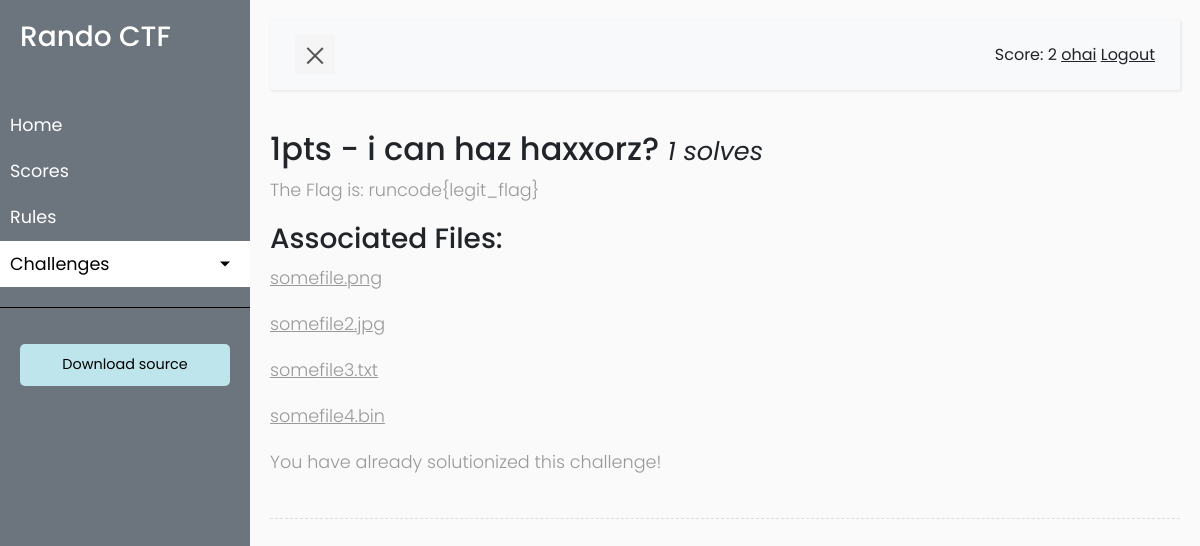
Screenshot of /challenge/4 (signed in) with the database file from the repository.
### tables this page shows
CREATE TABLE `site_data` (
	`id`	INTEGER PRIMARY KEY AUTOINCREMENT UNIQUE,
	`setting_name`	TEXT,
	`setting_value`	TEXT
);

CREATE TABLE "users" (
	`id`	INTEGER PRIMARY KEY AUTOINCREMENT,
	`username`	TEXT,
	`password`	TEXT,
	`email`	TEXT,
	`score`	INTEGER,
	`admin`	INTEGER DEFAULT 0
);

CREATE TABLE "challenges" (
	`id`	INTEGER PRIMARY KEY AUTOINCREMENT,
	`name`	TEXT,
	`description`	TEXT,
	`points`	INTEGER,
	`flag`	TEXT,
	`files`	TEXT
);

### app.py (the view, shortened to what this page needs)
@app.route('/challenge/<int:challenge_id>',methods=['GET','POST'])
def challenge_route(challenge_id):
	if not is_logged_in():
		return redirect(url_for('index_route'))
	if not is_legit_problem(challenge_id):
		abort(404)
	user_solved = [x.get('challengeid') for x in get_user_solved(session.get('userid'))]
	solved_status = challenge_id in user_solved
	user_info = get_user_info(session.get('userid',0))
	challenges = get_challenges()
	challenge_info = get_challenges(challenge_id)
	hl_path = get_hl_path(request.path)
	site_data = get_site_data()
	return render_template('challenge.html',logged_in=is_logged_in(),user_info=user_info,challenges=challenges,challenge_info=challenge_info,
							hl_path=hl_path,solved_status=solved_status,site_data=site_data)

### app.py (called while the page is built)
def dict_factory(cursor, row):
	d = {}
	for idx, col in enumerate(cursor.description):
		d[col[0]] = row[idx]
	return d

def get_db():
	db = getattr(g, '_database', None)
	if db is None:
		db = g._database = sqlite3.connect(DATABASE)
		db.row_factory = dict_factory
	return db

@app.teardown_appcontext
def close_connection(exception):
	db = getattr(g, '_database', None)
	if db is not None:
		db.close()

def is_logged_in():
	return True if session.get('userid') else False

def get_user_solved(userid):
	try:
		cur = get_db().cursor()
		cur.execute('SELECT challengeid FROM scoreboard WHERE userid = ?', (userid,))
		res = cur.fetchall()
		print('get_user_solved out:', repr(res))
		return res if res is not None else []
	except Exception as e:
		print(e)
		return [{'fuck': 'shit'}]

def is_legit_problem(problem_id):
	challs = get_challenges()
	if problem_id in [chall.get('id') for chall in challs]:
		return True
	return False

def get_hl_path(path):
	if path == '/':
		return 'home'
	elif path == '/scores':
		return 'scores'
	elif path == '/rules':
		return 'rules'
	elif path.startswith('/challenge'):
		return 'challenges'
	else:
		return 'home'

def get_user_info(userid):
	cur = get_db().cursor()
	cur.execute('SELECT username, email, score, admin FROM users WHERE id = ? LIMIT 1', (userid,))
	res = cur.fetchone()
	print(repr(res))
	if res is None:
		return res
	res['solved'] = get_user_solved(userid)
	return res

def get_site_data():
	cur = get_db().cursor()
	cur.execute("SELECT setting_value AS site_title FROM site_data WHERE setting_name = 'site_title' LIMIT 1")
	res = cur.fetchone()
	return res

### templates/challenge.html (shortened to what this page needs)
<!DOCTYPE html>
<html>
{% include 'header.html' %}
<body>
    <div class="wrapper">
{% include 'sidebar.html' %}
        <div id="content">
{% include 'navbar.html' %}
            <h2>{{ challenge_info.get('points') }}pts - {{ challenge_info.get('name') }} <span class="small font-italic">{{ challenge_info.get('solves') }} solves</span></h2>
            <p>{{ challenge_info.get('description')|safe }}</p>
            {% if challenge_info.get('files') %}
            	<h3>Associated Files:</h3>
	            {% for file in challenge_info.get('files') %}
	            <p><a class="download_file" href="/download/{{ file }}">{{ file }}</a></p>
	            {% endfor %}
	        {% endif %}
<p>
{% if not solved_status %}
	<form class="form-inline" method="POST">
	  <div class="form-group mx-sm-3 mb-2">
	    <label for="flag" class="sr-only">flag</label>
	    <input name="flag" type="text" class="form-control" id="flag" placeholder="runcode{legit_ish_flag_hereth}">
	    <input type="hidden" name="_csrf_token" value="{{ csrf_token() }}">
	  </div>
	  <button type="submit" class="btn btn-secondary mb-2">Submit Flag</button>
	</form>
{% else %}
	You have already solutionized this challenge!
{% endif %}
</p>
            <div class="line"></div>
        </div>
    </div>
</body>
</html>

### templates/header.html (shortened to what this page needs)
<head>
    <link rel="stylesheet" href="https://stackpath.bootstrapcdn.com/bootstrap/4.1.0/css/bootstrap.min.css">
    <link rel="stylesheet" href="/css/style5.css">
</head>

### templates/sidebar.html (shortened to what this page needs)
        <nav id="sidebar">
            <div class="sidebar-header">
                <h3><a href="/">{{ site_data.get('site_title') }}</a></h3>
            </div>
            <ul class="list-unstyled components">
                <li{% if hl_path == 'home' %} class="active"{% endif %}>
                    <a href="/">Home</a>
                </li>
                <li{% if hl_path == 'scores' %} class="active"{% endif %}>
                    <a href="/scores">Scores</a>
                </li>
                <li{% if hl_path == 'rules' %} class="active"{% endif %}>
                    <a href="/rules">Rules</a>
                </li>
                <li{% if hl_path == 'challenges' %} class="active"{% endif %}>
                    <a href="#pageSubmenu" data-toggle="collapse" aria-expanded="false" class="dropdown-toggle">Challenges</a>
                </li>
            </ul>
            <ul class="list-unstyled CTAs">
                <li>
                    <a href="https://github.com/ohathar/femtoctf" class="download">Download source</a>
                </li>
            </ul>
        </nav>

### templates/navbar.html (shortened to what this page needs)
            <nav class="navbar navbar-expand-lg navbar-light bg-light">
                <div class="container-fluid">
                    <button type="button" id="sidebarCollapse" class="navbar-btn">
                        <span></span>
                    </button>
                    <div class="collapse navbar-collapse" id="navbarSupportedContent">
                        <ul class="nav navbar-nav ml-auto">
                            <li class="nav-item">
                                {% if not logged_in %}
                                <form method="POST">
                                  <div class="form-row align-items-center">
                                    <div class="col-sm-3 my-1">
                                      <label class="sr-only" for="inlineFormInput">UserName</label>
                                      <input name="username" type="text" class="form-control mb-2" id="inlineFormInput" placeholder="h4xX0r">
                                    </div>
                                    <div class="col-sm-3 my-1">
                                      <label for="inputPassword" class="sr-only">Password</label>
                                      <input name="password" type="password" id="inputPassword" class="form-control mb-2" placeholder="Password" required>
                                      <input type="hidden" name="_csrf_token" value="{{ csrf_token() }}">
                                    </div>
                                    <div class="col-sm-3 my-1">
                                      <button type="submit" class="btn btn-secondary mb-2">Login/Register</button>
                                    </div>
                                  </div>
                                </form>
                                {% else %}
                                    Score: {{ user_info.get('score') }}
                                    <a class="navbar-link" href="/profile">{{ user_info.get('username') }}</a>
                                    <a class="navbar-link" href="/logout">Logout</a>
                                {% endif %}
                            </li>
                        </ul>
                    </div>
                </div>
            </nav>

### static/css/style5.css (style rules this page uses)
body { font-family: 'Poppins', sans-serif; background: #fafafa; }
p { font-family: 'Poppins', sans-serif; font-size: 1.1em; font-weight: 300; line-height: 1.7em; color: #999; }
a, a:hover, a:focus { color: inherit; text-decoration: none; transition: all 0.3s; }
.download_file { text-decoration: underline; }
.navbar-link { text-decoration: underline; }
.navbar { padding: 15px 10px; background: #fff; border: none; border-radius: 0; margin-bottom: 40px; box-shadow: 1px 1px 3px rgba(0, 0, 0, 0.1); }
.navbar-btn { box-shadow: none; outline: none !important; border: none; }
.line { width: 100%; height: 1px; border-bottom: 1px dashed #ddd; margin: 40px 0; }
.wrapper { display: flex; width: 100%; align-items: stretch; perspective: 1500px; }
#sidebar { min-width: 250px; max-width: 250px; background: #6c757d; color: #fff; transition: all 0.6s cubic-bezier(0.945, 0.020, 0.270, 0.665); transform-origin: bottom left; }
#sidebar .sidebar-header { padding: 20px; background: #6c757d; }
#sidebar ul.components { padding: 20px 0; border-bottom: 1px solid #000; }
#sidebar ul li a { padding: 10px; font-size: 1.1em; display: block; }
#sidebar ul li.active > a, a[aria-expanded="true"] { color: #000; background: #fff; }
a[data-toggle="collapse"] { position: relative; }
.dropdown-toggle::after { display: block; position: absolute; top: 50%; right: 20px; transform: translateY(-50%); }
ul.CTAs { padding: 20px; }
ul.CTAs a { text-align: center; font-size: 0.9em !important; display: block; border-radius: 5px; margin-bottom: 5px; }
a.download { background: #bee5eb; color: #000; }
#content { width: 100%; padding: 20px; min-height: 100vh; transition: all 0.3s; }
#sidebarCollapse { width: 40px; height: 40px; background: #f5f5f5; cursor: pointer; }
#sidebarCollapse span { width: 80%; height: 2px; margin: 0 auto; display: block; background: #555; transition: all 0.8s cubic-bezier(0.810, -0.330, 0.345, 1.375); transition-delay: 0.2s; }
#sidebarCollapse span:last-of-type { transform: rotate(-45deg) translate(1px, -1px); }

### rows the page displays
site_data: get "Rando CTF"
users: get "ohai"
challenges: get "i can haz haxxorz?", get "The Flag is: runcode{legit_flag}"

### other values shown
{{ user_info.get('score') }} "2"
{{ challenge_info.get('points') }} "1"
{{ challenge_info.get('solves') }} "1"
{{ file }} "somefile.png" "somefile2.jpg" "somefile3.txt" "somefile4.bin"
